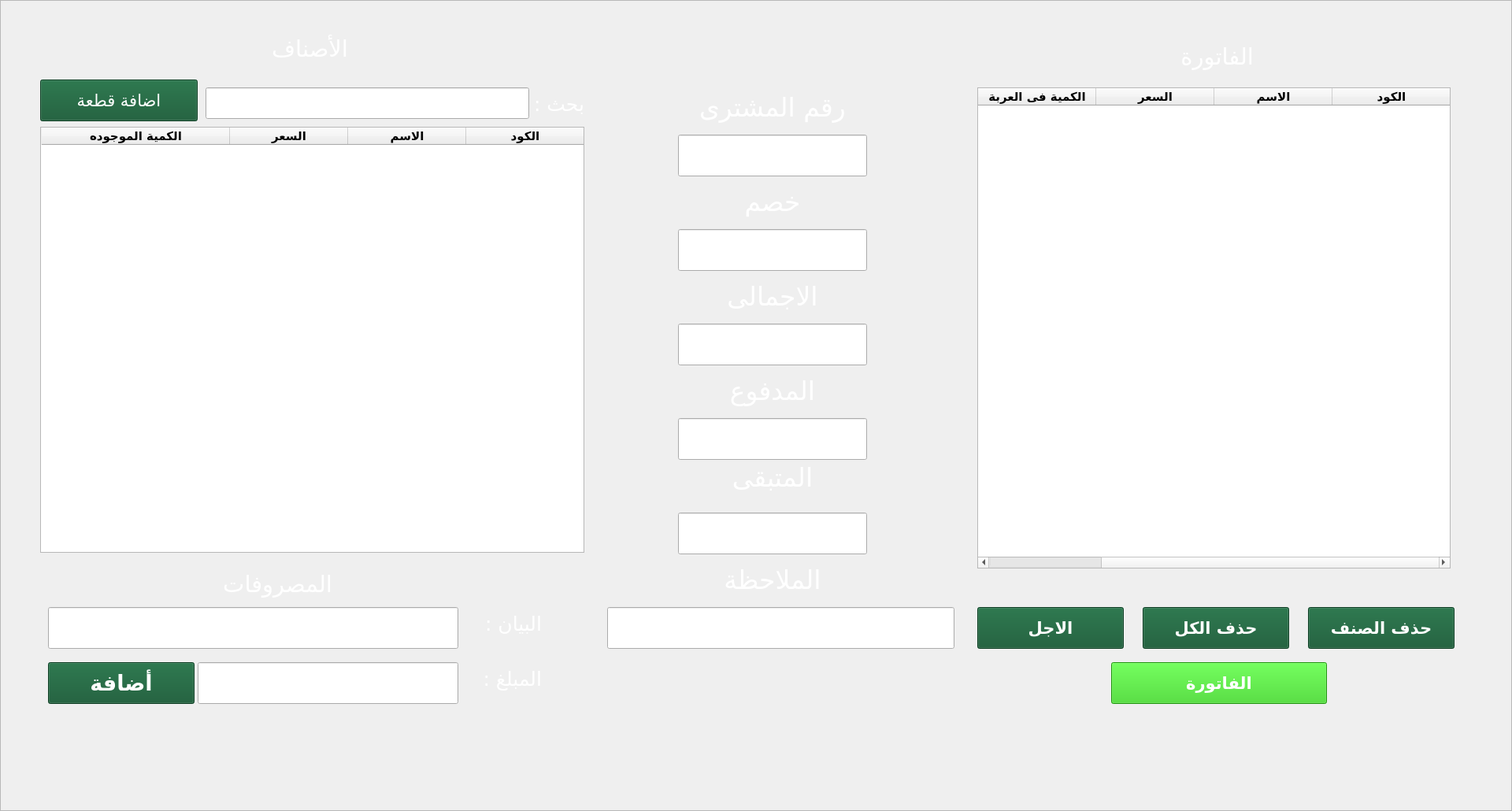
<?xml version="1.0" encoding="UTF-8"?>
<ui version="4.0">
 <class>MainWindow</class>
 <widget class="QMainWindow" name="MainWindow">
  <property name="geometry">
   <rect>
    <x>0</x>
    <y>0</y>
    <width>1920</width>
    <height>1030</height>
   </rect>
  </property>
  <property name="windowTitle">
   <string>MainWindow</string>
  </property>
  <widget class="QWidget" name="centralwidget">
   <widget class="QScrollArea" name="scrollArea">
    <property name="geometry">
     <rect>
      <x>0</x>
      <y>0</y>
      <width>1920</width>
      <height>1030</height>
     </rect>
    </property>
    <property name="sizePolicy">
     <sizepolicy hsizetype="Maximum" vsizetype="Maximum">
      <horstretch>0</horstretch>
      <verstretch>0</verstretch>
     </sizepolicy>
    </property>
    <property name="widgetResizable">
     <bool>true</bool>
    </property>
    <widget class="QWidget" name="scrollAreaWidgetContents">
     <property name="geometry">
      <rect>
       <x>0</x>
       <y>0</y>
       <width>1918</width>
       <height>1028</height>
      </rect>
     </property>
     <widget class="QPushButton" name="pushButton_Expenses">
      <property name="geometry">
       <rect>
        <x>60</x>
        <y>840</y>
        <width>186</width>
        <height>53</height>
       </rect>
      </property>
      <property name="font">
       <font>
        <family>Emad-Diana eXtra</family>
        <pointsize>20</pointsize>
        <weight>75</weight>
        <italic>false</italic>
        <bold>true</bold>
       </font>
      </property>
      <property name="styleSheet">
       <string notr="true"> QPushButton {
  object-fit: contain;
  font-style: normal;
  line-height: 0.04;
  letter-spacing: normal;
  text-align: center;
  color: #ffffff;
    background-color: #0f552f;
	font
    border-style: solid;
    }

QPushButton:hover {

    }

QPushButton:pressed {
 
    }</string>
      </property>
      <property name="text">
       <string>أضافة</string>
      </property>
     </widget>
     <widget class="QLabel" name="label">
      <property name="geometry">
       <rect>
        <x>586</x>
        <y>740</y>
        <width>101</width>
        <height>101</height>
       </rect>
      </property>
      <property name="font">
       <font>
        <family>Emad-Diana eXtra</family>
        <pointsize>19</pointsize>
        <weight>50</weight>
        <italic>false</italic>
        <bold>false</bold>
       </font>
      </property>
      <property name="styleSheet">
       <string notr="true">QLabel{
  object-fit: contain;
  font-weight: normal;
  font-stretch: normal;
  font-style: normal;
  line-height: 0.04;
  letter-spacing: normal;
  text-align: right;
  color: #ffffff;
}</string>
      </property>
      <property name="text">
       <string>البيان :</string>
      </property>
     </widget>
     <widget class="QLineEdit" name="lineEdit_Payed">
      <property name="geometry">
       <rect>
        <x>860</x>
        <y>530</y>
        <width>240</width>
        <height>53</height>
       </rect>
      </property>
      <property name="font">
       <font>
        <family>Emad-Diana eXtra Normal</family>
        <pointsize>14</pointsize>
        <weight>50</weight>
        <italic>false</italic>
        <bold>false</bold>
       </font>
      </property>
      <property name="styleSheet">
       <string notr="true">QLineEdit {
  background-color: #fffff;
  object-fit: contain;
  font-weight: normal;
  font-stretch: normal;
  font-style: normal;
  line-height: 0.04;
  letter-spacing: normal;
  text-align: left;
 padding: 0 18 px;
selection-background-color: darkgray;
  color: black;}</string>
      </property>
     </widget>
     <widget class="QLabel" name="label_5">
      <property name="geometry">
       <rect>
        <x>860</x>
        <y>470</y>
        <width>240</width>
        <height>51</height>
       </rect>
      </property>
      <property name="sizePolicy">
       <sizepolicy hsizetype="Preferred" vsizetype="Fixed">
        <horstretch>0</horstretch>
        <verstretch>0</verstretch>
       </sizepolicy>
      </property>
      <property name="font">
       <font>
        <family>Emad-Diana eXtra Normal</family>
        <pointsize>25</pointsize>
        <weight>50</weight>
        <italic>false</italic>
        <bold>false</bold>
       </font>
      </property>
      <property name="styleSheet">
       <string notr="true">QLabel{
 width: 156px;
  height: 26px;
  object-fit: contain;
  font-weight: normal;
  font-stretch: normal;
  font-style: normal;
  line-height: 0.04;
  letter-spacing: normal;
  text-align: right;
  color: #ffffff;}</string>
      </property>
      <property name="text">
       <string>المدفوع</string>
      </property>
      <property name="alignment">
       <set>Qt::AlignCenter</set>
      </property>
     </widget>
     <widget class="QPushButton" name="pushButton_clearCart">
      <property name="geometry">
       <rect>
        <x>1450</x>
        <y>770</y>
        <width>186</width>
        <height>53</height>
       </rect>
      </property>
      <property name="font">
       <font>
        <family>Emad-Diana eXtra</family>
        <pointsize>16</pointsize>
        <weight>75</weight>
        <italic>false</italic>
        <bold>true</bold>
       </font>
      </property>
      <property name="styleSheet">
       <string notr="true"> QPushButton {
  object-fit: contain;
  font-style: normal;
  line-height: 0.04;
  letter-spacing: normal;
  text-align: center;
  color: #ffffff;
    background-color: #0f552f;
	font
    }

QPushButton:hover {

    }

QPushButton:pressed {
 
    }</string>
      </property>
      <property name="text">
       <string>حذف الكل</string>
      </property>
     </widget>
     <widget class="QLabel" name="label_15">
      <property name="geometry">
       <rect>
        <x>1410</x>
        <y>970</y>
        <width>531</width>
        <height>20</height>
       </rect>
      </property>
      <property name="text">
       <string>&lt;html&gt;&lt;head/&gt;&lt;body&gt;&lt;p&gt;&lt;img src=&quot;:/copyRights/copyright-2020-cashier-all-rights-reserved@3x.png&quot;/&gt;&lt;/p&gt;&lt;/body&gt;&lt;/html&gt;</string>
      </property>
     </widget>
     <widget class="QPushButton" name="pushButton_addToCart">
      <property name="geometry">
       <rect>
        <x>50</x>
        <y>100</y>
        <width>200</width>
        <height>53</height>
       </rect>
      </property>
      <property name="font">
       <font>
        <family>Emad-Diana eXtra</family>
        <pointsize>16</pointsize>
        <weight>50</weight>
        <italic>false</italic>
        <bold>false</bold>
       </font>
      </property>
      <property name="styleSheet">
       <string notr="true"> QPushButton {
  object-fit: contain;
  font-weight: normal;
  font-stretch: normal;
  font-style: normal;
  line-height: 0.04;
  letter-spacing: normal;
  text-align: center;
  color: #ffffff;
    background-color: #0f552f;
	font
    border-style: solid;
    }

QPushButton:hover {

    }

QPushButton:pressed {
 
    }</string>
      </property>
      <property name="text">
       <string>اضافة قطعة</string>
      </property>
     </widget>
     <widget class="QLabel" name="label_3">
      <property name="geometry">
       <rect>
        <x>860</x>
        <y>110</y>
        <width>240</width>
        <height>51</height>
       </rect>
      </property>
      <property name="sizePolicy">
       <sizepolicy hsizetype="Preferred" vsizetype="Fixed">
        <horstretch>0</horstretch>
        <verstretch>0</verstretch>
       </sizepolicy>
      </property>
      <property name="font">
       <font>
        <family>Emad-Diana eXtra Normal</family>
        <pointsize>25</pointsize>
        <weight>50</weight>
        <italic>false</italic>
        <bold>false</bold>
       </font>
      </property>
      <property name="styleSheet">
       <string notr="true">QLabel{
 width: 156px;
  height: 26px;
  object-fit: contain;
  font-weight: normal;
  font-stretch: normal;
  font-style: normal;
  line-height: 0.04;
  letter-spacing: normal;
  text-align: right;
  color: #ffffff;}</string>
      </property>
      <property name="text">
       <string>رقم المشترى</string>
      </property>
      <property name="alignment">
       <set>Qt::AlignCenter</set>
      </property>
     </widget>
     <widget class="QLabel" name="label_6">
      <property name="geometry">
       <rect>
        <x>860</x>
        <y>580</y>
        <width>240</width>
        <height>51</height>
       </rect>
      </property>
      <property name="sizePolicy">
       <sizepolicy hsizetype="Preferred" vsizetype="Fixed">
        <horstretch>0</horstretch>
        <verstretch>0</verstretch>
       </sizepolicy>
      </property>
      <property name="font">
       <font>
        <family>Emad-Diana eXtra Normal</family>
        <pointsize>25</pointsize>
        <weight>50</weight>
        <italic>false</italic>
        <bold>false</bold>
       </font>
      </property>
      <property name="styleSheet">
       <string notr="true">QLabel{
 width: 156px;
  height: 26px;
  object-fit: contain;
  font-weight: normal;
  font-stretch: normal;
  font-style: normal;
  line-height: 0.04;
  letter-spacing: normal;
  text-align: right;
  color: #ffffff;}</string>
      </property>
      <property name="text">
       <string>المتبقى</string>
      </property>
      <property name="alignment">
       <set>Qt::AlignCenter</set>
      </property>
     </widget>
     <widget class="QLabel" name="label_13">
      <property name="geometry">
       <rect>
        <x>280</x>
        <y>40</y>
        <width>161</width>
        <height>41</height>
       </rect>
      </property>
      <property name="font">
       <font>
        <family>Emad-Diana eXtra</family>
        <pointsize>22</pointsize>
        <weight>50</weight>
        <italic>false</italic>
        <bold>false</bold>
       </font>
      </property>
      <property name="styleSheet">
       <string notr="true">QLabel{
  object-fit: contain;
  font-weight: normal;
  font-stretch: normal;
  font-style: normal;
  line-height: 0.04;
  letter-spacing: normal;
  text-align: right;
  color: #ffffff;
}</string>
      </property>
      <property name="text">
       <string>الأصناف</string>
      </property>
     </widget>
     <widget class="QLineEdit" name="lineEdit_Left">
      <property name="geometry">
       <rect>
        <x>860</x>
        <y>650</y>
        <width>240</width>
        <height>53</height>
       </rect>
      </property>
      <property name="font">
       <font>
        <family>Emad-Diana eXtra Normal</family>
        <pointsize>14</pointsize>
        <weight>50</weight>
        <italic>false</italic>
        <bold>false</bold>
       </font>
      </property>
      <property name="styleSheet">
       <string notr="true">QLineEdit {
  background-color: #fffff;
  object-fit: contain;
  font-weight: normal;
  font-stretch: normal;
  font-style: normal;
  line-height: 0.04;
  letter-spacing: normal;
  text-align: left;
 padding: 0 18 px;
selection-background-color: darkgray;
  color: black;}</string>
      </property>
      <property name="readOnly">
       <bool>true</bool>
      </property>
     </widget>
     <widget class="QLineEdit" name="lineEdit_Expenses">
      <property name="geometry">
       <rect>
        <x>60</x>
        <y>770</y>
        <width>521</width>
        <height>53</height>
       </rect>
      </property>
      <property name="font">
       <font>
        <family>Emad-Diana eXtra Normal</family>
        <pointsize>14</pointsize>
        <weight>50</weight>
        <italic>false</italic>
        <bold>false</bold>
       </font>
      </property>
      <property name="styleSheet">
       <string notr="true">QLineEdit {
  background-color: #fffff;
  object-fit: contain;
  font-weight: normal;
  font-stretch: normal;
  font-style: normal;
  line-height: 0.04;
  letter-spacing: normal;
  text-align: left;
 padding: 0 18 px;
selection-background-color: darkgray;
  color: black;}</string>
      </property>
     </widget>
     <widget class="QLineEdit" name="lineEdit_Note">
      <property name="geometry">
       <rect>
        <x>770</x>
        <y>770</y>
        <width>441</width>
        <height>53</height>
       </rect>
      </property>
      <property name="font">
       <font>
        <family>Emad-Diana eXtra Normal</family>
        <pointsize>14</pointsize>
        <weight>50</weight>
        <italic>false</italic>
        <bold>false</bold>
       </font>
      </property>
      <property name="styleSheet">
       <string notr="true">QLineEdit {
  background-color: #fffff;
  object-fit: contain;
  font-weight: normal;
  font-stretch: normal;
  font-style: normal;
  line-height: 0.04;
  letter-spacing: normal;
  text-align: left;
 padding: 0 18 px;
selection-background-color: darkgray;
  color: black;}</string>
      </property>
     </widget>
     <widget class="QLineEdit" name="lineEdit_ExpensesAmount">
      <property name="geometry">
       <rect>
        <x>250</x>
        <y>840</y>
        <width>331</width>
        <height>53</height>
       </rect>
      </property>
      <property name="font">
       <font>
        <family>Emad-Diana eXtra Normal</family>
        <pointsize>14</pointsize>
        <weight>50</weight>
        <italic>false</italic>
        <bold>false</bold>
       </font>
      </property>
      <property name="styleSheet">
       <string notr="true">QLineEdit {
  background-color: #fffff;
  object-fit: contain;
  font-weight: normal;
  font-stretch: normal;
  font-style: normal;
  line-height: 0.04;
  letter-spacing: normal;
  text-align: left;
 padding: 0 18 px;
selection-background-color: darkgray;
  color: black;}</string>
      </property>
     </widget>
     <widget class="QLabel" name="label_4">
      <property name="geometry">
       <rect>
        <x>860</x>
        <y>350</y>
        <width>240</width>
        <height>51</height>
       </rect>
      </property>
      <property name="sizePolicy">
       <sizepolicy hsizetype="Preferred" vsizetype="Fixed">
        <horstretch>0</horstretch>
        <verstretch>0</verstretch>
       </sizepolicy>
      </property>
      <property name="font">
       <font>
        <family>Emad-Diana eXtra Normal</family>
        <pointsize>25</pointsize>
        <weight>50</weight>
        <italic>false</italic>
        <bold>false</bold>
       </font>
      </property>
      <property name="styleSheet">
       <string notr="true">QLabel{
 width: 156px;
  height: 26px;
  object-fit: contain;
  font-weight: normal;
  font-stretch: normal;
  font-style: normal;
  line-height: 0.04;
  letter-spacing: normal;
  text-align: right;
  color: #ffffff;}</string>
      </property>
      <property name="text">
       <string>الاجمالى</string>
      </property>
      <property name="alignment">
       <set>Qt::AlignCenter</set>
      </property>
     </widget>
     <widget class="QTableWidget" name="tableWidget">
      <property name="geometry">
       <rect>
        <x>50</x>
        <y>160</y>
        <width>691</width>
        <height>541</height>
       </rect>
      </property>
      <property name="sizePolicy">
       <sizepolicy hsizetype="Expanding" vsizetype="Expanding">
        <horstretch>0</horstretch>
        <verstretch>0</verstretch>
       </sizepolicy>
      </property>
      <property name="layoutDirection">
       <enum>Qt::RightToLeft</enum>
      </property>
      <property name="styleSheet">
       <string notr="true">QTableWidget{
  background-color:#fffff;
  object-fit: contain;
  font-size: 20px;
  font-weight: normal;
  font-stretch: normal;
  font-style: normal;
  line-height: 0.04;
  letter-spacing: normal;
  text-align: center;
 selection-background-color: #0f552f;
  color: black;}</string>
      </property>
      <property name="alternatingRowColors">
       <bool>true</bool>
      </property>
      <property name="selectionBehavior">
       <enum>QAbstractItemView::SelectRows</enum>
      </property>
      <attribute name="horizontalHeaderCascadingSectionResizes">
       <bool>true</bool>
      </attribute>
      <attribute name="horizontalHeaderDefaultSectionSize">
       <number>150</number>
      </attribute>
      <attribute name="horizontalHeaderStretchLastSection">
       <bool>true</bool>
      </attribute>
      <attribute name="verticalHeaderVisible">
       <bool>false</bool>
      </attribute>
      <attribute name="verticalHeaderCascadingSectionResizes">
       <bool>false</bool>
      </attribute>
      <attribute name="verticalHeaderStretchLastSection">
       <bool>false</bool>
      </attribute>
      <column>
       <property name="text">
        <string>الكود</string>
       </property>
       <property name="font">
        <font>
         <family>Emad-Diana eXtra</family>
         <pointsize>11</pointsize>
         <weight>75</weight>
         <bold>true</bold>
        </font>
       </property>
      </column>
      <column>
       <property name="text">
        <string>الاسم</string>
       </property>
       <property name="font">
        <font>
         <family>Emad-Diana eXtra</family>
         <pointsize>11</pointsize>
         <weight>75</weight>
         <bold>true</bold>
        </font>
       </property>
      </column>
      <column>
       <property name="text">
        <string>السعر</string>
       </property>
       <property name="font">
        <font>
         <family>Emad-Diana eXtra</family>
         <pointsize>11</pointsize>
         <weight>75</weight>
         <bold>true</bold>
        </font>
       </property>
      </column>
      <column>
       <property name="text">
        <string>الكمية الموجوده</string>
       </property>
       <property name="font">
        <font>
         <family>Emad-Diana eXtra</family>
         <pointsize>11</pointsize>
         <weight>75</weight>
         <bold>true</bold>
        </font>
       </property>
      </column>
     </widget>
     <widget class="QLabel" name="label_12">
      <property name="geometry">
       <rect>
        <x>260</x>
        <y>720</y>
        <width>161</width>
        <height>41</height>
       </rect>
      </property>
      <property name="font">
       <font>
        <family>Emad-Diana eXtra</family>
        <pointsize>22</pointsize>
        <weight>50</weight>
        <italic>false</italic>
        <bold>false</bold>
       </font>
      </property>
      <property name="styleSheet">
       <string notr="true">QLabel{
  object-fit: contain;
  font-weight: normal;
  font-stretch: normal;
  font-style: normal;
  line-height: 0.04;
  letter-spacing: normal;
  text-align: right;
  color: #ffffff;
}</string>
      </property>
      <property name="text">
       <string>المصروفات</string>
      </property>
     </widget>
     <widget class="QLabel" name="label_10">
      <property name="geometry">
       <rect>
        <x>660</x>
        <y>110</y>
        <width>81</width>
        <height>41</height>
       </rect>
      </property>
      <property name="font">
       <font>
        <family>Emad-Diana eXtra</family>
        <pointsize>19</pointsize>
        <weight>50</weight>
        <italic>false</italic>
        <bold>false</bold>
       </font>
      </property>
      <property name="styleSheet">
       <string notr="true">QLabel{
 width: 156px;
  height: 26px;
  object-fit: contain;
  font-weight: normal;
  font-stretch: normal;
  font-style: normal;
  line-height: 0.04;
  letter-spacing: normal;
  text-align: right;
  color: #ffffff;}</string>
      </property>
      <property name="text">
       <string>بحث :</string>
      </property>
     </widget>
     <widget class="QLineEdit" name="lineEdit_Total">
      <property name="geometry">
       <rect>
        <x>860</x>
        <y>410</y>
        <width>240</width>
        <height>53</height>
       </rect>
      </property>
      <property name="font">
       <font>
        <family>Emad-Diana eXtra Normal</family>
        <pointsize>14</pointsize>
        <weight>50</weight>
        <italic>false</italic>
        <bold>false</bold>
       </font>
      </property>
      <property name="styleSheet">
       <string notr="true">QLineEdit {
  background-color: #fffff;
  object-fit: contain;
  font-weight: normal;
  font-stretch: normal;
  font-style: normal;
  line-height: 0.04;
  letter-spacing: normal;
  text-align: left;
 padding: 0 18 px;
selection-background-color: darkgray;
  color: black;}</string>
      </property>
      <property name="readOnly">
       <bool>true</bool>
      </property>
     </widget>
     <widget class="QPushButton" name="pushButton_deleteFromCart">
      <property name="geometry">
       <rect>
        <x>1660</x>
        <y>770</y>
        <width>186</width>
        <height>53</height>
       </rect>
      </property>
      <property name="font">
       <font>
        <family>Emad-Diana eXtra</family>
        <pointsize>16</pointsize>
        <weight>75</weight>
        <italic>false</italic>
        <bold>true</bold>
       </font>
      </property>
      <property name="styleSheet">
       <string notr="true"> QPushButton {
  object-fit: contain;
  font-style: normal;
  line-height: 0.04;
  letter-spacing: normal;
  text-align: center;
  color: #ffffff;
    background-color: #0f552f;
	font
    }

QPushButton:hover {

    }

QPushButton:pressed {
 
    }</string>
      </property>
      <property name="text">
       <string>حذف الصنف</string>
      </property>
     </widget>
     <widget class="QTableWidget" name="tableWidget_Cart">
      <property name="geometry">
       <rect>
        <x>1240</x>
        <y>110</y>
        <width>601</width>
        <height>611</height>
       </rect>
      </property>
      <property name="sizePolicy">
       <sizepolicy hsizetype="Expanding" vsizetype="Expanding">
        <horstretch>0</horstretch>
        <verstretch>6</verstretch>
       </sizepolicy>
      </property>
      <property name="layoutDirection">
       <enum>Qt::RightToLeft</enum>
      </property>
      <property name="styleSheet">
       <string notr="true">QTableWidget{
  background-color:#fffff;
  object-fit: contain;
  font-size: 20px;
  font-weight: normal;
  font-stretch: normal;
  font-style: normal;
  line-height: 0.04;
  letter-spacing: normal;
  text-align: center;
 selection-background-color: #0f552f;
  color: black;}</string>
      </property>
      <property name="alternatingRowColors">
       <bool>true</bool>
      </property>
      <property name="selectionBehavior">
       <enum>QAbstractItemView::SelectRows</enum>
      </property>
      <attribute name="horizontalHeaderCascadingSectionResizes">
       <bool>true</bool>
      </attribute>
      <attribute name="horizontalHeaderDefaultSectionSize">
       <number>150</number>
      </attribute>
      <attribute name="horizontalHeaderStretchLastSection">
       <bool>true</bool>
      </attribute>
      <attribute name="verticalHeaderVisible">
       <bool>false</bool>
      </attribute>
      <column>
       <property name="text">
        <string>الكود</string>
       </property>
       <property name="font">
        <font>
         <family>Emad-Diana eXtra</family>
         <pointsize>11</pointsize>
         <weight>75</weight>
         <bold>true</bold>
        </font>
       </property>
      </column>
      <column>
       <property name="text">
        <string>الاسم</string>
       </property>
       <property name="font">
        <font>
         <family>Emad-Diana eXtra</family>
         <pointsize>11</pointsize>
         <weight>75</weight>
         <bold>true</bold>
        </font>
       </property>
      </column>
      <column>
       <property name="text">
        <string>السعر</string>
       </property>
       <property name="font">
        <font>
         <family>Emad-Diana eXtra</family>
         <pointsize>11</pointsize>
         <weight>75</weight>
         <bold>true</bold>
        </font>
       </property>
      </column>
      <column>
       <property name="text">
        <string>الكمية فى العربة</string>
       </property>
       <property name="font">
        <font>
         <family>Emad-Diana eXtra</family>
         <pointsize>11</pointsize>
         <weight>75</weight>
         <bold>true</bold>
        </font>
       </property>
      </column>
     </widget>
     <widget class="QLabel" name="label_11">
      <property name="geometry">
       <rect>
        <x>630</x>
        <y>110</y>
        <width>41</width>
        <height>41</height>
       </rect>
      </property>
      <property name="text">
       <string>&lt;html&gt;&lt;head/&gt;&lt;body&gt;&lt;p&gt;&lt;img src=&quot;:/maginfier/Capture.PNG&quot;/&gt;&lt;/p&gt;&lt;/body&gt;&lt;/html&gt;</string>
      </property>
     </widget>
     <widget class="QLabel" name="label_2">
      <property name="geometry">
       <rect>
        <x>586</x>
        <y>820</y>
        <width>101</width>
        <height>81</height>
       </rect>
      </property>
      <property name="font">
       <font>
        <family>Emad-Diana eXtra</family>
        <pointsize>19</pointsize>
        <weight>50</weight>
        <italic>false</italic>
        <bold>false</bold>
       </font>
      </property>
      <property name="styleSheet">
       <string notr="true">QLabel{
 width: 156px;
  height: 26px;
  object-fit: contain;
  font-weight: normal;
  font-stretch: normal;
  font-style: normal;
  line-height: 0.04;
  letter-spacing: normal;
  text-align: right;
  color: #ffffff;}</string>
      </property>
      <property name="text">
       <string>المبلغ :</string>
      </property>
     </widget>
     <widget class="QLabel" name="label_8">
      <property name="geometry">
       <rect>
        <x>860</x>
        <y>710</y>
        <width>240</width>
        <height>51</height>
       </rect>
      </property>
      <property name="sizePolicy">
       <sizepolicy hsizetype="Preferred" vsizetype="Fixed">
        <horstretch>0</horstretch>
        <verstretch>0</verstretch>
       </sizepolicy>
      </property>
      <property name="font">
       <font>
        <family>Emad-Diana eXtra Normal</family>
        <pointsize>25</pointsize>
        <weight>50</weight>
        <italic>false</italic>
        <bold>false</bold>
       </font>
      </property>
      <property name="styleSheet">
       <string notr="true">QLabel{
 width: 156px;
  height: 26px;
  object-fit: contain;
  font-weight: normal;
  font-stretch: normal;
  font-style: normal;
  line-height: 0.04;
  letter-spacing: normal;
  text-align: right;
  color: #ffffff;}</string>
      </property>
      <property name="text">
       <string>الملاحظة</string>
      </property>
      <property name="alignment">
       <set>Qt::AlignCenter</set>
      </property>
     </widget>
     <widget class="QLabel" name="label_14">
      <property name="geometry">
       <rect>
        <x>1430</x>
        <y>50</y>
        <width>161</width>
        <height>41</height>
       </rect>
      </property>
      <property name="font">
       <font>
        <family>Emad-Diana eXtra</family>
        <pointsize>22</pointsize>
        <weight>50</weight>
        <italic>false</italic>
        <bold>false</bold>
       </font>
      </property>
      <property name="styleSheet">
       <string notr="true">QLabel{
  object-fit: contain;
  font-weight: normal;
  font-stretch: normal;
  font-style: normal;
  line-height: 0.04;
  letter-spacing: normal;
  text-align: right;
  color: #ffffff;
}</string>
      </property>
      <property name="text">
       <string>الفاتورة</string>
      </property>
     </widget>
     <widget class="QPushButton" name="pushButton_submit">
      <property name="geometry">
       <rect>
        <x>1410</x>
        <y>840</y>
        <width>274</width>
        <height>53</height>
       </rect>
      </property>
      <property name="sizePolicy">
       <sizepolicy hsizetype="Preferred" vsizetype="Expanding">
        <horstretch>0</horstretch>
        <verstretch>1</verstretch>
       </sizepolicy>
      </property>
      <property name="baseSize">
       <size>
        <width>1</width>
        <height>0</height>
       </size>
      </property>
      <property name="font">
       <font>
        <family>Emad-Diana eXtra</family>
        <pointsize>16</pointsize>
        <weight>75</weight>
        <italic>false</italic>
        <bold>true</bold>
       </font>
      </property>
      <property name="styleSheet">
       <string notr="true"> QPushButton {
  object-fit: contain;
  font-style: normal;
  line-height: 0.04;
  letter-spacing: normal;
  text-align: center;
  color: #ffffff;
    background-color: #2ccf13;
	font
    border-style: solid;
    }

QPushButton:hover {

    }

QPushButton:pressed {
 
    }</string>
      </property>
      <property name="text">
       <string>الفاتورة</string>
      </property>
     </widget>
     <widget class="QLabel" name="label_16">
      <property name="geometry">
       <rect>
        <x>1370</x>
        <y>950</y>
        <width>31</width>
        <height>41</height>
       </rect>
      </property>
      <property name="text">
       <string>&lt;html&gt;&lt;head/&gt;&lt;body&gt;&lt;p&gt;&lt;img src=&quot;:/bottom logo/layer-7.png&quot;/&gt;&lt;/p&gt;&lt;/body&gt;&lt;/html&gt;</string>
      </property>
     </widget>
     <widget class="QLineEdit" name="lineEdit_DisCount">
      <property name="geometry">
       <rect>
        <x>860</x>
        <y>290</y>
        <width>240</width>
        <height>53</height>
       </rect>
      </property>
      <property name="font">
       <font>
        <family>Emad-Diana eXtra Normal</family>
        <pointsize>14</pointsize>
        <weight>50</weight>
        <italic>false</italic>
        <bold>false</bold>
       </font>
      </property>
      <property name="styleSheet">
       <string notr="true">QLineEdit {
  background-color: #fffff;
  object-fit: contain;
  font-weight: normal;
  font-stretch: normal;
  font-style: normal;
  line-height: 0.04;
  letter-spacing: normal;
  text-align: left;
 padding: 0 18 px;
selection-background-color: darkgray;
  color: black;}</string>
      </property>
     </widget>
     <widget class="QLabel" name="label_7">
      <property name="geometry">
       <rect>
        <x>860</x>
        <y>230</y>
        <width>240</width>
        <height>51</height>
       </rect>
      </property>
      <property name="sizePolicy">
       <sizepolicy hsizetype="Preferred" vsizetype="Fixed">
        <horstretch>0</horstretch>
        <verstretch>0</verstretch>
       </sizepolicy>
      </property>
      <property name="font">
       <font>
        <family>Emad-Diana eXtra Normal</family>
        <pointsize>25</pointsize>
        <weight>50</weight>
        <italic>false</italic>
        <bold>false</bold>
       </font>
      </property>
      <property name="styleSheet">
       <string notr="true">QLabel{
 width: 156px;
  height: 26px;
  object-fit: contain;
  font-weight: normal;
  font-stretch: normal;
  font-style: normal;
  line-height: 0.04;
  letter-spacing: normal;
  text-align: right;
  color: #ffffff;}</string>
      </property>
      <property name="text">
       <string>خصم</string>
      </property>
      <property name="alignment">
       <set>Qt::AlignCenter</set>
      </property>
     </widget>
     <widget class="QPushButton" name="pushButton_later">
      <property name="geometry">
       <rect>
        <x>1240</x>
        <y>770</y>
        <width>186</width>
        <height>53</height>
       </rect>
      </property>
      <property name="font">
       <font>
        <family>Emad-Diana eXtra</family>
        <pointsize>16</pointsize>
        <weight>75</weight>
        <italic>false</italic>
        <bold>true</bold>
       </font>
      </property>
      <property name="styleSheet">
       <string notr="true"> QPushButton {
  object-fit: contain;
  font-style: normal;
  line-height: 0.04;
  letter-spacing: normal;
  text-align: center;
  color: #ffffff;
    background-color: #0f552f;
	font
    }

QPushButton:hover {

    }

QPushButton:pressed {
 
    }</string>
      </property>
      <property name="text">
       <string>الاجل</string>
      </property>
     </widget>
     <widget class="QLineEdit" name="lineEdit_PhoneNumber">
      <property name="geometry">
       <rect>
        <x>860</x>
        <y>170</y>
        <width>240</width>
        <height>53</height>
       </rect>
      </property>
      <property name="font">
       <font>
        <family>Emad-Diana eXtra Normal</family>
        <pointsize>14</pointsize>
        <weight>50</weight>
        <italic>false</italic>
        <bold>false</bold>
       </font>
      </property>
      <property name="styleSheet">
       <string notr="true">QLineEdit {
  background-color: #fffff;
  object-fit: contain;
  font-weight: normal;
  font-stretch: normal;
  font-style: normal;
  line-height: 0.04;
  letter-spacing: normal;
  text-align: left;
 padding: 0 18 px;
selection-background-color: darkgray;
  color: black;}</string>
      </property>
      <property name="placeholderText">
       <string/>
      </property>
     </widget>
     <widget class="QLineEdit" name="lineEdit_search">
      <property name="geometry">
       <rect>
        <x>260</x>
        <y>110</y>
        <width>411</width>
        <height>40</height>
       </rect>
      </property>
      <property name="sizePolicy">
       <sizepolicy hsizetype="Expanding" vsizetype="Preferred">
        <horstretch>0</horstretch>
        <verstretch>0</verstretch>
       </sizepolicy>
      </property>
      <property name="font">
       <font>
        <family>Emad-Diana eXtra</family>
        <pointsize>14</pointsize>
        <weight>50</weight>
        <italic>false</italic>
        <bold>false</bold>
       </font>
      </property>
      <property name="styleSheet">
       <string notr="true">QLineEdit {
  background-color: #fffff;
  object-fit: contain;
  font-weight: normal;
  font-stretch: normal;
  font-style: normal;
  line-height: 0.04;
  letter-spacing: normal;
  text-align: left;
 padding: 0 38 px;
selection-background-color: darkgray;
  color: black;}</string>
      </property>
      <property name="placeholderText">
       <string/>
      </property>
      <property name="clearButtonEnabled">
       <bool>true</bool>
      </property>
     </widget>
     <widget class="QLabel" name="label_9">
      <property name="geometry">
       <rect>
        <x>0</x>
        <y>0</y>
        <width>1920</width>
        <height>1030</height>
       </rect>
      </property>
      <property name="text">
       <string>&lt;html&gt;&lt;head/&gt;&lt;body&gt;&lt;p&gt;&lt;img src=&quot;:/backGround/1920X1030.png&quot;/&gt;&lt;/p&gt;&lt;/body&gt;&lt;/html&gt;</string>
      </property>
     </widget>
     <zorder>label_9</zorder>
     <zorder>pushButton_Expenses</zorder>
     <zorder>label</zorder>
     <zorder>lineEdit_Payed</zorder>
     <zorder>label_5</zorder>
     <zorder>pushButton_clearCart</zorder>
     <zorder>label_15</zorder>
     <zorder>pushButton_addToCart</zorder>
     <zorder>label_3</zorder>
     <zorder>label_6</zorder>
     <zorder>label_13</zorder>
     <zorder>lineEdit_Left</zorder>
     <zorder>lineEdit_Expenses</zorder>
     <zorder>lineEdit_Note</zorder>
     <zorder>lineEdit_ExpensesAmount</zorder>
     <zorder>label_4</zorder>
     <zorder>tableWidget</zorder>
     <zorder>label_12</zorder>
     <zorder>label_10</zorder>
     <zorder>lineEdit_Total</zorder>
     <zorder>pushButton_deleteFromCart</zorder>
     <zorder>tableWidget_Cart</zorder>
     <zorder>label_11</zorder>
     <zorder>label_2</zorder>
     <zorder>label_8</zorder>
     <zorder>label_14</zorder>
     <zorder>pushButton_submit</zorder>
     <zorder>label_16</zorder>
     <zorder>lineEdit_DisCount</zorder>
     <zorder>label_7</zorder>
     <zorder>pushButton_later</zorder>
     <zorder>lineEdit_PhoneNumber</zorder>
     <zorder>lineEdit_search</zorder>
    </widget>
   </widget>
  </widget>
 </widget>
 <resources>
  <include location="resourceFiles_rc.qrc"/>
 </resources>
 <connections/>
</ui>
